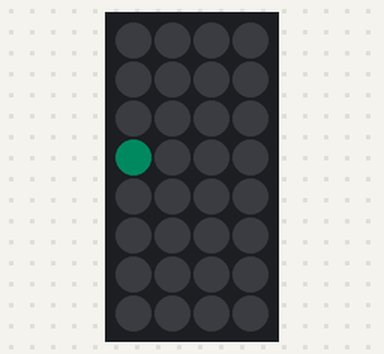
A sketch run on a simulated Arduino Uno, built with avr-gcc and run on an emulated ATmega328P. On the bench: 4×8 RGB LED matrix (first LED top left, wired row by row). Dim RGB values are drawn brighter than linear; random numbers use the default seed unless the sketch sets one.

Above: at 2.66 s.
At 4.09 s:
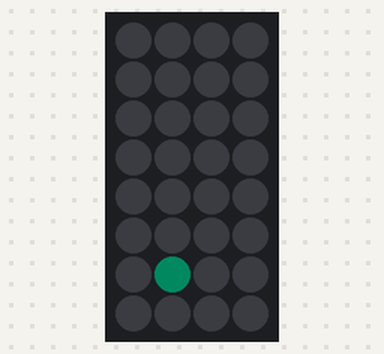
At 8.41 s:
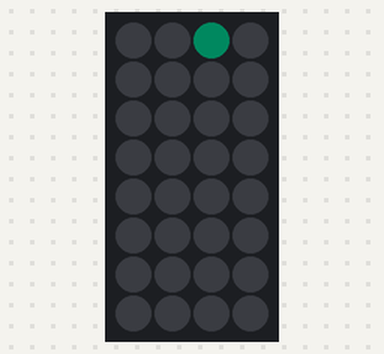
At 11.23 s:
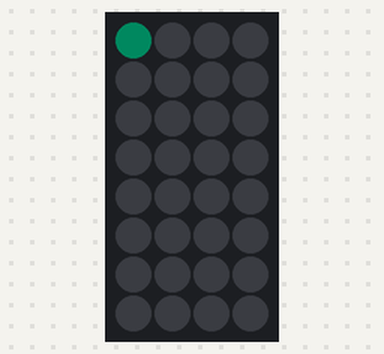
At 19.13 s:
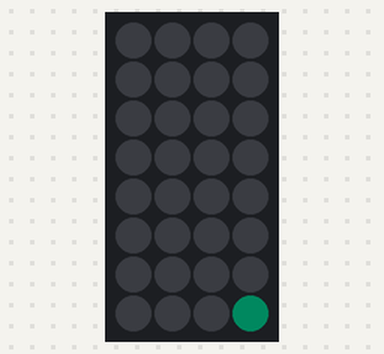
At 35.5 s:
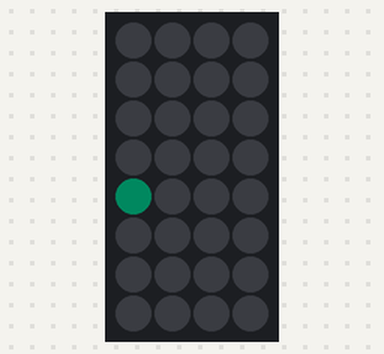

The sketch:

bouncing_off_the_walls.ino
```cpp
#include <Adafruit_GFX.h>
#include <Adafruit_NeoMatrix.h>
#include <Adafruit_NeoPixel.h>
#ifndef PSTR
 #define PSTR // Make Arduino Due happy
#endif

#define MATRIX_PIN 6

Adafruit_NeoMatrix matrix = Adafruit_NeoMatrix(4, 8, MATRIX_PIN,
  NEO_MATRIX_BOTTOM  + NEO_MATRIX_LEFT +
  NEO_MATRIX_COLUMNS + NEO_MATRIX_PROGRESSIVE,
  NEO_GRB            + NEO_KHZ800);


uint16_t w    = matrix.width();
uint16_t h    = matrix.height();
int16_t walker[6];


void setup() {
  randomSeed(analogRead(0)-analogRead(1)+analogRead(2)-analogRead(3)+analogRead(4));
  matrix.begin();
  matrix.setBrightness(10);
  walker[0]=random(w);
  walker[1]=random(h);
  walker[2]=random(8);
  walker[3]=random(1,255);
  walker[4]=random(1,255);
  walker[5]=random(1,255);
}

void loop() {
  matrix.fillScreen(0);
  matrix.drawPixel(walker[0],
                   walker[1],
                   matrix.Color(
                   walker[3],
                   walker[4],
                   walker[5]));
  moveWalker();
  matrix.show();

  delay(random(50));
}


void moveWalker() {
  int16_t cx,cy;
  switch(walker[2]) {
    case 0: //up, left
            cy=walker[1]-1;
            cx=walker[0]-1;
            break;
    case 1: //up
            cy=walker[1]-1;
            cx=walker[0];
            break;
    case 2: //up, right
            cy=walker[1]-1;
            cx=walker[0]+1;
            break;
    case 3: //right
            cy=walker[1];
            cx=walker[0]+1;
            break;
    case 4: //down, right
            cy=walker[1]+1;
            cx=walker[0]+1;
            break;
    case 5: //down
            cy=walker[1]+1;
            cx=walker[0];
            break;
    case 6: //down, left
            cy=walker[1]+1;
            cx=walker[0]-1;
            break;
    case 7: //left
            cy=walker[1];
            cx=walker[0]-1;
            break;
  }
  if (cx<0 || cx >= w || cy<0 || cy >= h) { //collision! Try a different direction.
    walker[2]=random(8);
    moveWalker();
  } else { //OK
    walker[0]=cx;
    walker[1]=cy;
  }
}
```
